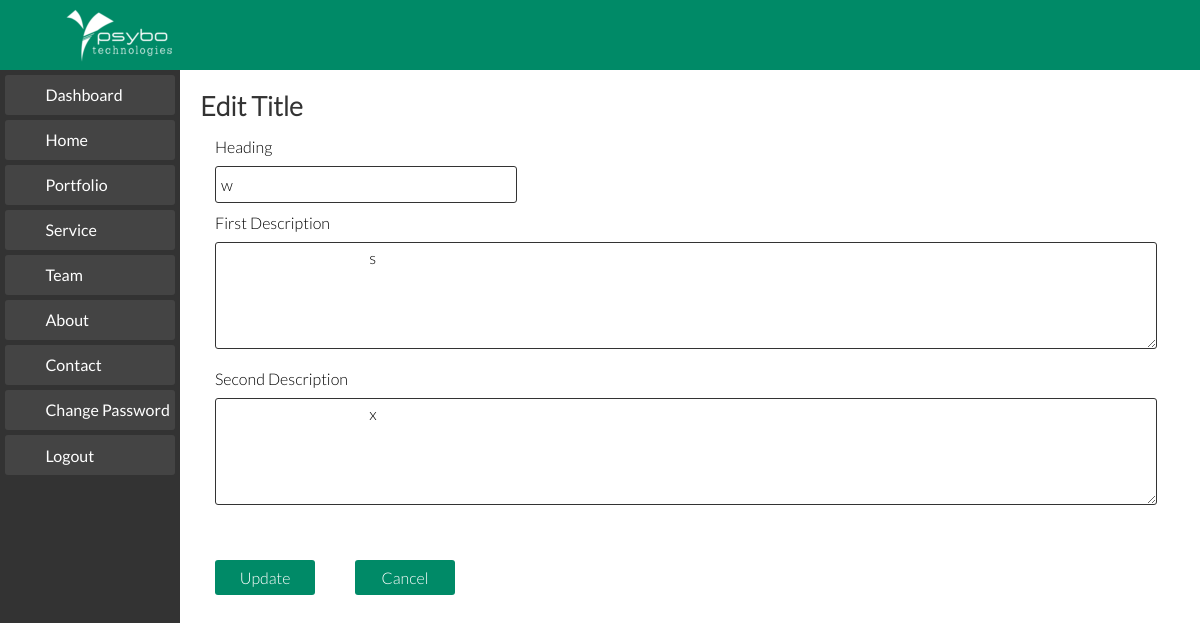
The page /editAboutHead.php?HeditId=57 (signed in) on the database its author committed.
### tables this page shows
CREATE TABLE `headings` (
  `id` int(11) NOT NULL AUTO_INCREMENT,
  `name` varchar(45) NOT NULL,
  `title` varchar(100) DEFAULT NULL,
  `description` varchar(500) DEFAULT NULL,
  `secDescription` varchar(500) DEFAULT NULL,
  PRIMARY KEY (`id`)
);

### Database.php (called while the page is built, shortened)
<?php
class Database
{
	private $host='';
	private $user='';
	private $password='';
	private $database='';
	private $condb="";
	function __construct($host,$user,$password,$database)
	{
		$this->host=$host;
		$this->user=$user;
		$this->password=$password;
		$this->database=$database;
	}
	public function connect()
	{
		$this->condb = new mysqli($this->host,$this->user,$this->password,$this->database);
	}
	public function select($table,$fields,$where)
	{
		$fields=implode(',',$fields);
		$select="SELECT ";
		if ($fields==null)
		{
			$select.="* FROM ".$table;
		}
		else
		{
			$select.=$fields." FROM ".$table;
		}
		if($where != null)
		{
			$select.=" WHERE ".$where[0]." = ";
			if (is_string($where[1]))
				$select.="'".$where[1]."'";
			else
				$select.=$where[1];
		}
		$query=mysqli_query($this->condb,$select);
		$recset = array();
		while ($rec=mysqli_fetch_array($query))
			array_push($recset, $rec);
		return $recset;
	}
}
?>

### editAboutHead.php (the view, shortened to what this page needs)
<?php
	include_once 'Database.php';
	$objdb = new Database('localhost', 'root', 'asd', 'psybo-db');
	$hId = $_GET['HeditId'];
	$resultHead = $objdb->select('headings', array(''), array('id', $hId) );
 ?>
<!DOCTYPE html>
<html lang="en">
<head>
	<link rel="stylesheet" href="css/normalize.css">
	<link rel="stylesheet" href="css/admin-style.css">
</head>
<body>
	<?php include 'dash.php'; ?>
	<section class="add-service">
		<form action="" method="POST" id="firstForm">
			<div class="first-content">
				<h3>Edit Title</h3>
				<div class="group">
					<label for="serviceHeadding">Heading</label><br>
					<input type="text" id="serviceHeadding" name="headAbout" required value=<?php
																								foreach ($resultHead[0] as $key => $value) {
																									if ($key == 'title' and is_string($key)) {
																										echo "\"".$value."\"";
																									}
																								}
																							?> >
				</div>
				<div class="group width-80">
					<label for="txtService">First Description</label><br>
					<textarea name="txtServiceF" id="txtService" cols="30" rows="5" required>
						<?php
							foreach ($resultHead[0] as $key => $value) {
								if ($key == 'description' and is_string($key)) {
									echo $value;
								}
							}
						?>
					</textarea>
				</div>
				<div class="group width-80">
					<label for="txtService">Second Description</label><br>
					<textarea name="txtServiceS" id="txtService" cols="30" rows="5" required>
						<?php
							foreach ($resultHead[0] as $key => $value) {
								if ($key == 'secDescription' and is_string($key)) {
									echo $value;
								}
							}
						?>
					</textarea>
				</div>
			</div>
			<div class="group pad-left">
				<button id="btnAdd" name="btnAdd">Update</button>
			</div>
		</form>
		<div class="group">
			<form action="tabAbout.php">
				<button id="btnCancel" name="btnCancel">Cancel</button>
			</form>
		</div>
	</section>
</body>
</html>

### css/admin-style.css (style rules this page uses)
body { padding-top: 70px; font-family: Lato-light; font-size: 16px; }
h3 { font-family: Lato-light; font-size: 20pt; margin: 10px 0; padding: 0; color: #333; }
section { padding-left: 15%; width: 85%; float: left; }
.add-service { width: 80%; padding-top: 10px; float: left; margin-bottom: 100px; }
.add-service label { float: left; }
.first-content { width: 100%; float: left; padding-left: 20px; margin-bottom: 15px; }
.group { float: left; width: 33.33%; box-sizing: border-box; padding: 5px 15px; }
.width-80 { width: 100%; }
.group input { width: 100%; height: 25px; padding: 5px; border: 1px solid #333; margin: 10px 0 0; float: left; background-color: #fff; border-radius: 3px; transition: border 0.4s ease ; }
.group textarea { width: 100%; padding: 5px; border: 1px solid #333; margin: 10px 0; float: left; background-color: #fff; border-radius: 3px; transition: border 0.4s ease ; }
.pad-left { padding: 5px 0px 0 20px; width: unset; }
.add-service button, .change-pwrd button { width: 100px; height: 35px; padding: 5px; color: #fff; border: 0; margin: 20px 10px 0 15px; background-color: #008a67; border-radius: 3px; -webkit-transition: background-color 0.3s ease; -moz-transition: background-color 0.3s ease; -ms-transition: background-color 0.3s ease; -o-transition: background-color 0.3s ease; transition: background-color 0.3s ease; }

### rows shown on the page
headings: headAbout "w", txtServiceF "s", txtServiceS "x"
